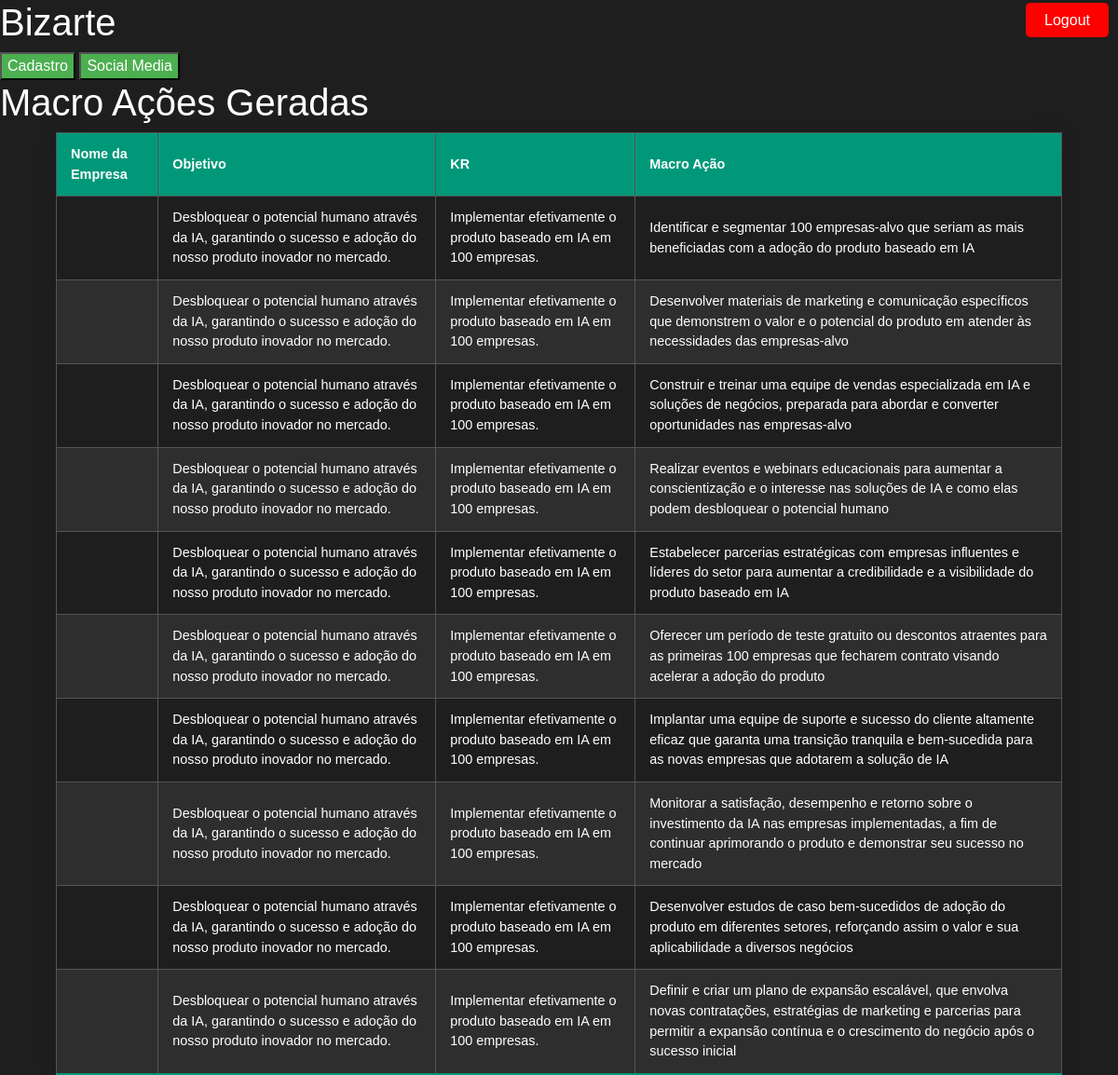
Screenshot of /mostrar_resultados/1 (signed in) with the database file from the repository.
### models.py (models this page shows)
class MacroAcao(db.Model):
    id = db.Column(db.Integer, primary_key=True)
    texto = db.Column(db.String(500), nullable=False)
    aprovada = db.Column(db.Boolean, default=False)
    data_inclusao = db.Column(db.DateTime, default=datetime.utcnow)
    kr_id = db.Column(db.Integer, db.ForeignKey('kr.id'), nullable=False)
    objetivo = db.Column(db.String(500), nullable=False)
    objetivo_id = db.Column(db.Integer, nullable=False)
    empresa = db.Column(db.String(500), nullable=False)
    empresa_id = db.Column(db.Integer, nullable=False)
    kr = db.relationship('KR', backref='macro_acoes')

class KR(db.Model):
    id = db.Column(db.Integer, primary_key=True)
    id_empresa = db.Column(db.Integer, db.ForeignKey('empresa.id'), nullable=False)
    id_okr = db.Column(db.Integer, db.ForeignKey('okr.id'), nullable=False)
    texto = db.Column(db.String(200))
    data_inclusao = db.Column(db.DateTime, default=datetime.utcnow)  # Novo campo
    okr = db.relationship('OKR', backref='krs')

### app.py (the view)
@app.route('/mostrar_resultados/<int:kr_id>')
@login_required
def mostrar_resultados(kr_id):
    kr = KR.query.get(kr_id)  # Busca o KR novamente do banco de dados
    macro_acoes = MacroAcao.query.filter_by(kr_id=kr_id, aprovada=False)\
                      .order_by(MacroAcao.data_inclusao.desc())\
                      .all()  # Remova `.all()` e adicione `.first()` para obter apenas a mais recente ou `.limit(n)` para as `n` mais recentes
    return render_template('mostrar_resultados.html', macro_acoes=macro_acoes, kr=kr)

### app.py (called while the page is built)
@login_manager.user_loader
def user_loader(user_id):
    return Usuario.query.get(int(user_id))

### templates/mostrar_resultados.html
{% extends "base.html" %}
{% block content %}
    <h1>Macro Ações Geradas</h1>
    <table class="styled-table">
        <thead>
            <tr>
                <th>Nome da Empresa</th>
                <th>Objetivo</th>
                <th>KR</th>
                <th>Macro Ação</th>
            </tr>
        </thead>
        <tbody>
            {% for acao in macro_acoes %}
            <tr data-id="{{ acao.id }}">
                <td>{{ acao.empresa.nome_contato }}</td>
                <td>{{ acao.objetivo }}</td>
                <td>{{ kr.texto }}</td>
                <td>{{ acao.texto }}</td>
            </tr>
            {% endfor %}
        </tbody>
    </table>
{% endblock %}

### static/style.css (style rules this page uses)
body { background-color: #1e1e1e; color: #ffffff; font-family: Arial, sans-serif; }
h1, h2, h3, h4, h5, h6 { color: #ffffff; }
.styled-table { border-collapse: collapse; margin: 25px 0; font-size: 0.9em; font-family: sans-serif; min-width: 400px; box-shadow: 0 0 20px rgba(0, 0, 0, 0.15); width: 90%; margin: 0 auto; color: #ffffff; background-color: #1e1e1e; }
.styled-table thead tr { background-color: #009879; color: #ffffff; text-align: left; }
.styled-table th, .styled-table td { padding: 12px 15px; border: 1px solid #555555; }
.styled-table tbody tr { border-bottom: 1px solid #555555; }
.styled-table tbody tr:nth-of-type(even) { background-color: #2e2e2e; }
.styled-table tbody tr:last-of-type { border-bottom: 2px solid #009879; }

### rows the page displays
MacroAcao: objetivo "Desbloquear o potencial humano através da IA, garantindo o sucesso e adoção do nosso produto inovador no mercado.", texto "Identificar e segmentar 100 empresas-alvo que seriam as mais beneficiadas com a adoção do produto baseado em IA"
KR: texto "Implementar efetivamente o produto baseado em IA em 100 empresas."
MacroAcao: objetivo "Desbloquear o potencial humano através da IA, garantindo o sucesso e adoção do nosso produto inovador no mercado.", texto "Desenvolver materiais de marketing e comunicação específicos que demonstrem o valor e o potencial do produto em atender às necessidades das empresas-alvo"
MacroAcao: objetivo "Desbloquear o potencial humano através da IA, garantindo o sucesso e adoção do nosso produto inovador no mercado.", texto "Construir e treinar uma equipe de vendas especializada em IA e soluções de negócios, preparada para abordar e converter oportunidades nas empresas-alvo"
MacroAcao: objetivo "Desbloquear o potencial humano através da IA, garantindo o sucesso e adoção do nosso produto inovador no mercado.", texto "Realizar eventos e webinars educacionais para aumentar a conscientização e o interesse nas soluções de IA e como elas podem desbloquear o potencial humano"
MacroAcao: objetivo "Desbloquear o potencial humano através da IA, garantindo o sucesso e adoção do nosso produto inovador no mercado.", texto "Estabelecer parcerias estratégicas com empresas influentes e líderes do setor para aumentar a credibilidade e a visibilidade do produto baseado em IA"
MacroAcao: objetivo "Desbloquear o potencial humano através da IA, garantindo o sucesso e adoção do nosso produto inovador no mercado.", texto "Oferecer um período de teste gratuito ou descontos atraentes para as primeiras 100 empresas que fecharem contrato visando acelerar a adoção do produto"
MacroAcao: objetivo "Desbloquear o potencial humano através da IA, garantindo o sucesso e adoção do nosso produto inovador no mercado.", texto "Implantar uma equipe de suporte e sucesso do cliente altamente eficaz que garanta uma transição tranquila e bem-sucedida para as novas empresas que adotarem a solução de IA"
MacroAcao: objetivo "Desbloquear o potencial humano através da IA, garantindo o sucesso e adoção do nosso produto inovador no mercado.", texto "Monitorar a satisfação, desempenho e retorno sobre o investimento da IA nas empresas implementadas, a fim de continuar aprimorando o produto e demonstrar seu sucesso no mercado"
MacroAcao: objetivo "Desbloquear o potencial humano através da IA, garantindo o sucesso e adoção do nosso produto inovador no mercado.", texto "Desenvolver estudos de caso bem-sucedidos de adoção do produto em diferentes setores, reforçando assim o valor e sua aplicabilidade a diversos negócios"
MacroAcao: objetivo "Desbloquear o potencial humano através da IA, garantindo o sucesso e adoção do nosso produto inovador no mercado.", texto "Definir e criar um plano de expansão escalável, que envolva novas contratações, estratégias de marketing e parcerias para permitir a expansão contínua e o crescimento do negócio após o sucesso inicial"
